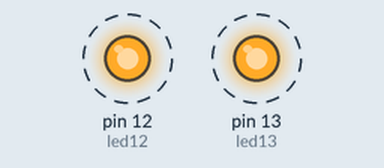
This sketch was run on a simulated Arduino Uno, built with avr-gcc and run on an emulated ATmega328P. On the bench: output pins drawn as LEDs (lit = HIGH). Dashed ring = blinking.

Above: at 0.5 s.
Timing chart, 0 to 4.6 s (numbered marks = the images above):
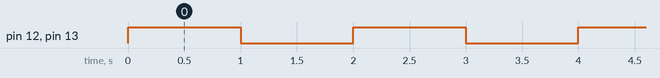

The sketch:

blink_2_leds_digital13_12.ino
```cpp
int led13 = 13;
int led12 = 12;
void setup()
{
  pinMode(13, OUTPUT);
  pinMode(12, OUTPUT);
}

void loop()
{
  digitalWrite(led12, HIGH);
  digitalWrite(led13, HIGH);
  delay(1000);
  digitalWrite(led12, LOW);
  digitalWrite(led13, LOW);
  delay(1000);

}
// Woorks at 1 second interval
```

Measured:
- by itself, pin 12 (led12), pin 13 (led13): alternates HIGH for 1.0 s and LOW for 1.0 s
